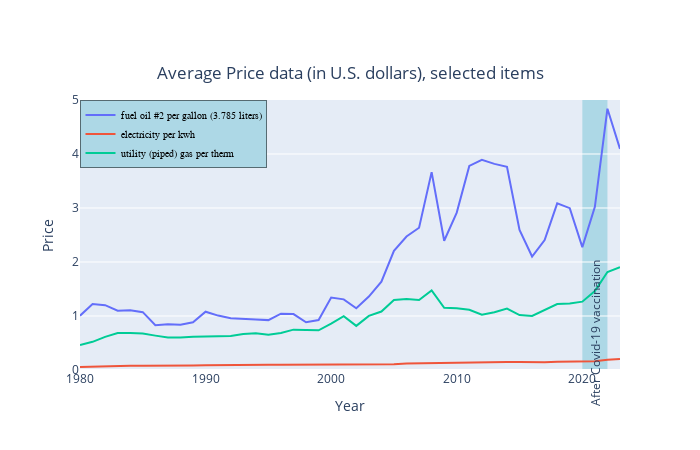

Notebook source saved alongside this figure:
### Code cell
#Task1
food_names = [' ']
years = [1980, 2023]


df1 = pd.DataFrame(columns = df_householdfuels_price.columns)
for s in food_names:
    df = df_householdfuels_price[df_householdfuels_price['item_name'].str.contains(s)]
    df1 = pd.concat([df1, df], axis = 'rows')
    
df1 = df1[(df1.year >= years[0]) & (df1.year <= years[1])]
df1 = df1.groupby(['item_code', 'year']).agg({'value':'mean'})
df1 = df1.reset_index()
df1 = pd.merge(df1, df_item, on = 'item_code')
uniq_item_codes = df1['item_code'].unique()
uniq_years = df1['year'].unique()

#reserve the item_codes for next task
uniq_item_code_T1 = []

data = []

for ic in uniq_item_codes:
    df = df1[df1['item_code'] == ic]    
    if df.shape[0] < len(uniq_years):
        continue

    uniq_item_code_T1.append(ic)
    trace = go.Scatter(
                    x = df.year,
                    y = df.value,
                    mode = "lines",
                    name = df['item_name'].values[0],
                    text= df['item_name'].values[0])

    data.append(trace)

layout = go.Layout(
        width=700, height=450,    
        title=go.layout.Title(text='Average Price data (in U.S. dollars), selected items', 
                              y = 0.85, x = 0.5, xanchor = 'center', yanchor = 'top'),
        legend = dict(y = 1, x = 0, title_font_family="Times New Roman",
                      font=dict(
                                family="Courier",
                                size=10,
                                color="black"),
                      bgcolor="LightBlue",
                      bordercolor="Black",
                      borderwidth=0.5),
        xaxis=dict(title = 'Year', showgrid=False),
        yaxis=dict(title= 'Price', range=[0, 5], showgrid=True),
        showlegend=True
    )

fig = go.Figure(data = data, layout = layout)



fig.add_vrect(
    x0=2020, x1=2022,
    #opacity=0.5,
    layer="below", line_width=0,
    fillcolor="lightblue",
    line_color="LightSeaGreen",
)
fig.add_annotation(x=2021, y=.5,
            text="After Covid-19 vaccination",
            textangle=-90,
            showarrow=False,
            yshift=10)
fig.show()

### Figure 1 — Plotly figure (JSON) as saved in the notebook; plotly's stock layout.template omitted (floating-point values rounded to 4 significant figures)
{"data": [{"mode": "lines", "name": "fuel oil #2 per gallon (3.785 liters)", "text": "fuel oil #2 per gallon (3.785 liters)", "type": "scatter", "x": [1980, 1981, 1982, 1983, 1984, 1985, 1986, 1987, 1988, 1989, 1990, 1991, 1992, 1993, 1994, 1995, 1996, 1997, 1998, 1999, 2000, 2001, 2002, 2003, 2004, 2005, 2006, 2007, 2008, 2009, 2010, 2011, 2012, 2013, 2014, 2015, 2016, 2017, 2018, 2019, 2020, 2021, 2022, 2023], "y": [1.006, 1.223, 1.2, 1.098, 1.108, 1.071, 0.8295, 0.8463, 0.8379, 0.8842, 1.079, 1.007, 0.9592, 0.9535, 0.9356, 0.9236, 1.042, 1.036, 0.8835, 0.9239, 1.34, 1.308, 1.144, 1.361, 1.637, 2.206, 2.473, 2.634, 3.664, 2.394, 2.914, 3.779, 3.891, 3.817, 3.761, 2.592, 2.101, 2.405, 3.087, 2.997, 2.275, 3.023, 4.838, 4.095]}, {"mode": "lines", "name": "electricity per kwh", "text": "electricity per kwh", "type": "scatter", "x": [1980, 1981, 1982, 1983, 1984, 1985, 1986, 1987, 1988, 1989, 1990, 1991, 1992, 1993, 1994, 1995, 1996, 1997, 1998, 1999, 2000, 2001, 2002, 2003, 2004, 2005, 2006, 2007, 2008, 2009, 2010, 2011, 2012, 2013, 2014, 2015, 2016, 2017, 2018, 2019, 2020, 2021, 2022, 2023], "y": [0.0565, 0.06529, 0.07211, 0.07422, 0.07844, 0.08101, 0.07874, 0.0813, 0.08241, 0.08523, 0.08776, 0.09207, 0.0927, 0.09436, 0.09382, 0.09527, 0.0953, 0.09581, 0.09359, 0.09257, 0.09341, 0.1007, 0.1001, 0.1005, 0.1005, 0.1067, 0.1225, 0.1269, 0.1329, 0.1377, 0.1383, 0.1394, 0.139, 0.1418, 0.1461, 0.1469, 0.1441, 0.1453, 0.1543, 0.155, 0.1552, 0.1638, 0.1886, 0.2059]}, {"mode": "lines", "name": "utility (piped) gas per therm", "text": "utility (piped) gas per therm", "type": "scatter", "x": [1980, 1981, 1982, 1983, 1984, 1985, 1986, 1987, 1988, 1989, 1990, 1991, 1992, 1993, 1994, 1995, 1996, 1997, 1998, 1999, 2000, 2001, 2002, 2003, 2004, 2005, 2006, 2007, 2008, 2009, 2010, 2011, 2012, 2013, 2014, 2015, 2016, 2017, 2018, 2019, 2020, 2021, 2022, 2023], "y": [0.4611, 0.5214, 0.613, 0.6829, 0.6863, 0.6739, 0.6364, 0.6014, 0.6006, 0.6179, 0.6198, 0.6287, 0.6299, 0.6679, 0.6813, 0.6523, 0.6859, 0.7476, 0.7369, 0.7347, 0.8576, 0.9955, 0.8171, 1.002, 1.082, 1.295, 1.313, 1.296, 1.475, 1.153, 1.141, 1.115, 1.022, 1.069, 1.137, 1.018, 1.002, 1.111, 1.22, 1.23, 1.266, 1.463, 1.815, 1.905]}], "layout": {"annotations": [{"showarrow": false, "text": "After Covid-19 vaccination", "textangle": -90, "x": 2021, "y": 0.5, "yshift": 10}], "height": 450, "legend": {"bgcolor": "LightBlue", "bordercolor": "Black", "borderwidth": 0.5, "font": {"color": "black", "family": "Courier", "size": 10}, "title": {"font": {"family": "Times New Roman"}}, "x": 0, "y": 1}, "shapes": [{"fillcolor": "lightblue", "layer": "below", "line": {"color": "LightSeaGreen", "width": 0}, "type": "rect", "x0": 2020, "x1": 2022, "xref": "x", "y0": 0, "y1": 1, "yref": "y domain"}], "showlegend": true, "title": {"text": "Average Price data (in U.S. dollars), selected items", "x": 0.5, "xanchor": "center", "y": 0.85, "yanchor": "top"}, "width": 700, "xaxis": {"autorange": true, "range": [1980, 2023], "showgrid": false, "title": {"text": "Year"}, "type": "linear"}, "yaxis": {"range": [0, 5], "showgrid": true, "title": {"text": "Price"}, "type": "linear"}}}
